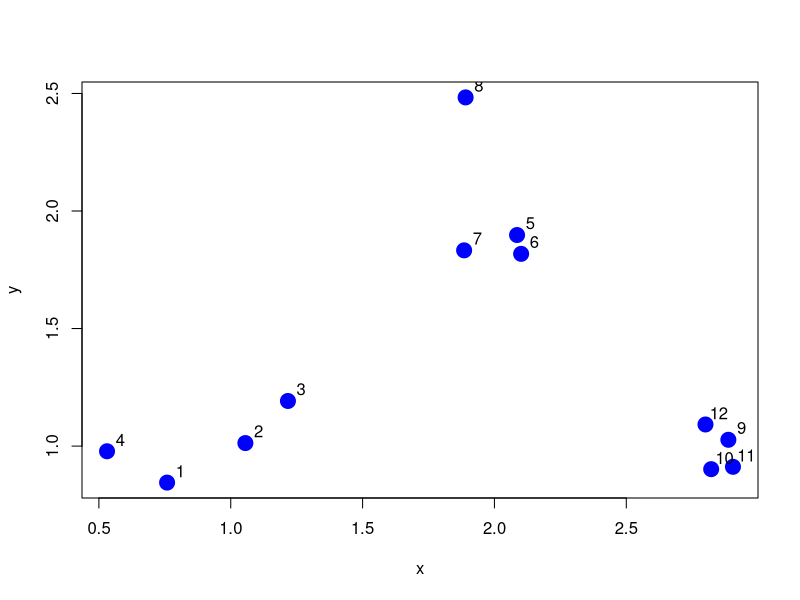
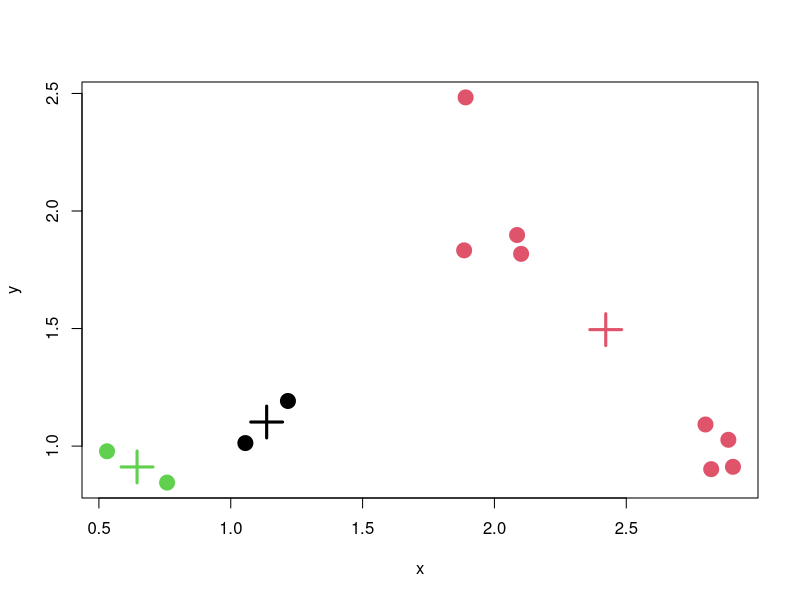

Recreate these plots in R, in order.
set.seed(1234) # Remember 1234
x <- rnorm(12, mean = rep(1:3, each = 4), sd = 0.2)
y <- rnorm(12, mean = rep(c(1, 2, 1), each = 4), sd = 0.2)

plot(x, y, col = "blue", pch = 19, cex = 2)
text(x + 0.05, y + 0.05, labels = as.character(1:12))

d <- data.frame(x = x, y = y)

kmObj <- kmeans(d, centers = 3)
names(kmObj)
kmObj$cluster

plot(x, y, col = kmObj$cluster, pch = 19, cex = 2)
points(kmObj$centers, col = 1:3, pch = 3, cex = 3, lwd = 3)


